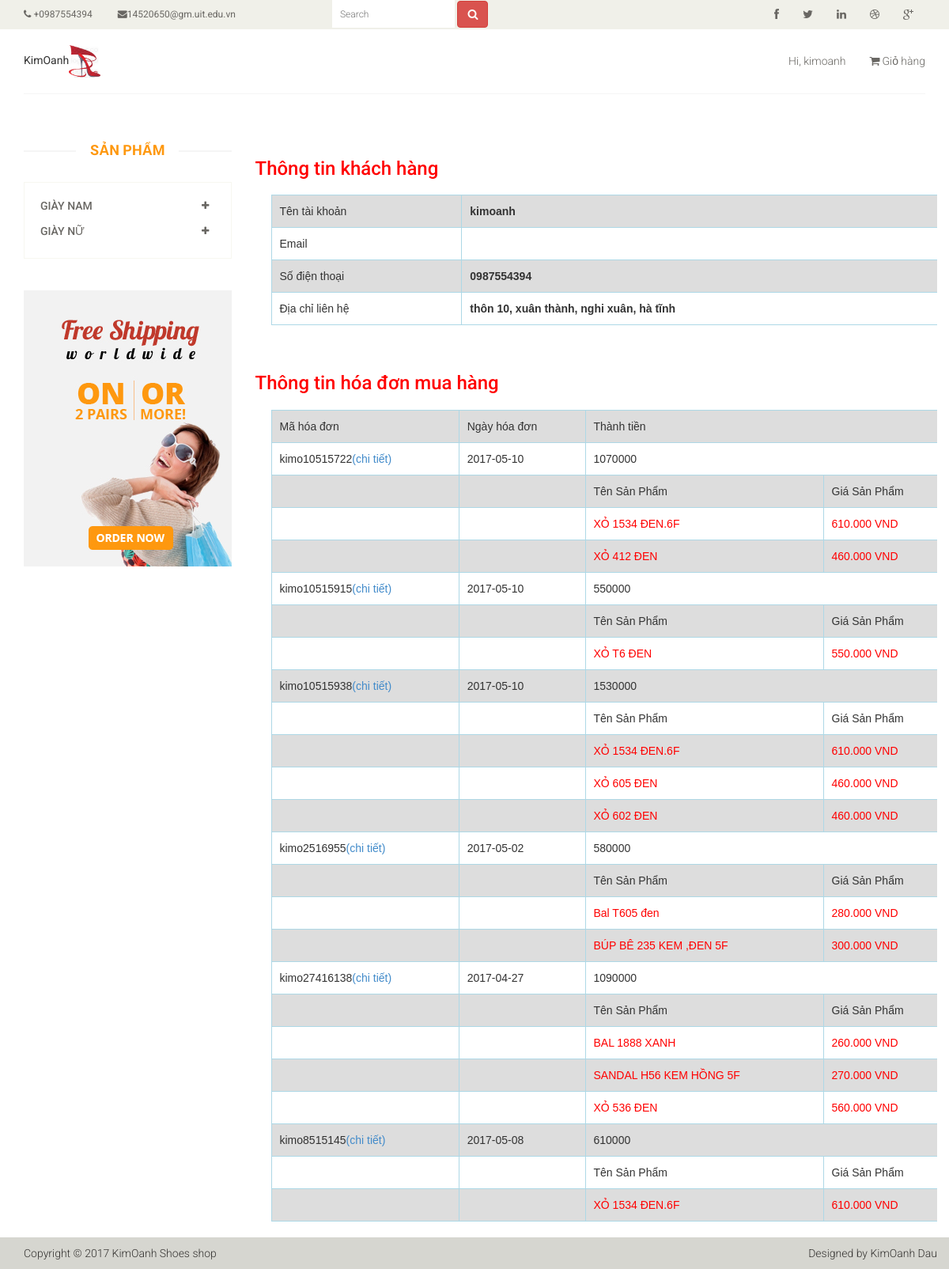
The page /upload/consumer.php (signed in) on the database its author committed.
### tables this page shows
CREATE TABLE `khachhang` (
  `TenKhachHang` varchar(50) NOT NULL,
  `MatKhau` varchar(20) NOT NULL,
  `SoDienThoai` varchar(11) DEFAULT NULL,
  `DiaChi` varchar(50) DEFAULT NULL,
  `Email` varchar(30) DEFAULT NULL
);

CREATE TABLE `hoadon` (
  `MaHoaDon` char(14) NOT NULL,
  `NgayHoaDon` date NOT NULL,
  `TenKhachHang` varchar(50) NOT NULL,
  `ThanhTien` int(11) NOT NULL
);

CREATE TABLE `chitiethoadon` (
  `MaHoaDon` char(14) NOT NULL,
  `MaSanPham` char(10) NOT NULL,
  `SoLuong` int(11) NOT NULL
);

CREATE TABLE `sanpham` (
  `MaSanPham` char(10) NOT NULL,
  `TenSanPham` varchar(30) NOT NULL,
  `GiaSanPham` int(7) NOT NULL,
  `LoaiSanPham` varchar(3) NOT NULL,
  `KieuSanPham` varchar(20) NOT NULL,
  `HinhAnh` varchar(100) NOT NULL
);

### upload/consumer.php (the view, shortened to what this page needs)
<?php
	require 'database_config.php';
	$sql = "SELECT TenKhachHang, Email, SoDienThoai, DiaChi FROM khachhang WHERE TenKhachHang = '".$_SESSION['username_login']."'";
	$result = $conn->query($sql);
	$row = $result->fetch_assoc();
?>
	<h3 style="color:red;">Thông tin khách hàng</h3>
	<table>
		<tr>
			<td>Tên tài khoản</td> <th><?php echo $row['TenKhachHang'];?></th>
		</tr>
		<tr>
			<td>Email</td>
			<th><?php echo $row['Email']; ?></th>
		</tr>
		<tr>
			<td>Số điện thoại</td>
			<th><?php echo $row['SoDienThoai']; ?></th>
		</tr>
		<tr>
			<td>Địa chỉ liên hệ</td>
			<th><?php echo $row['DiaChi']; ?></th>
		</tr>
	</table>
	<br>
	<h3 style="color:red;">Thông tin hóa đơn mua hàng</h3>
	<table>
		<tr>
			<td>Mã hóa đơn</td> <td>Ngày hóa đơn</td><td colspan='2'>Thành tiền</td>
		</tr>
		<?php
		$sql ="SELECT MaHoaDon, NgayHoaDon, ThanhTien FROM hoadon WHERE TenKhachHang = '".$_SESSION['username_login']."'";
		$result	 = $conn->query($sql);
		while($row = $result->fetch_assoc()){
			$mahoadon = $row['MaHoaDon'];
			echo "<tr>";
			echo "<td>".$row['MaHoaDon']."<a href='#' id='$mahoadon' onclick='detail($mahoadon)'>(chi tiết)</a></td>";
			echo "<td>".$row['NgayHoaDon']."</td>";
			echo "<td colspan='2'>".$row['ThanhTien']."</td>";
			echo "</tr>";
			echo "<tr class='$mahoadon detail'><td></td><td></td><td>Tên Sản Phẩm</td><td>Giá Sản Phẩm</td></tr>";
				$sql = "SELECT chitiethoadon.MaHoaDon, NgayHoaDon, chitiethoadon.MaSanPham, TenSanPham, SoLuong, GiaSanPham, ThanhTien
					FROM hoadon
					INNER JOIN chitiethoadon ON hoadon.MaHoaDon = chitiethoadon.MaHoaDon
					INNER JOIN sanpham ON sanpham.MaSanPham = chitiethoadon.MaSanPham
					WHERE TenKhachHang = '".$_SESSION['username_login']."' and chitiethoadon.MaHoaDon = '$mahoadon'";
				$result1= $conn->query($sql);
				while($row1 = $result1->fetch_assoc()){
					echo "<tr class='$mahoadon detail' style='color:red'>";
					echo "<td></td>";
					echo "<td></td>";
					echo "<td>".$row1['TenSanPham']."</td>";
					echo "<td>".$row1['GiaSanPham'].".000 VND</td>";
					echo "</tr>";
				}
		}
		?>
	</table>

### css/main.css (style rules this page uses)
body { font-family: 'Roboto', sans-serif; background:; position: relative; font-weight:400px; }
ul li { list-style: none; }
a { -webkit-transition: 300ms; -moz-transition: 300ms; -o-transition: 300ms; transition: 300ms; }
h1, h2, h3, h4, h5, h6 { font-family: 'Roboto', sans-serif; }
.header_top { background: none repeat scroll 0 0 #F0F0E9; }
.contactinfo ul li:first-child { margin-left: -15px; }
.contactinfo ul li a { font-size: 12px; color: #696763; font-family: 'Roboto', sans-serif; }
.social-icons ul li a { border: 0 none; border-radius: 0; color: #696763; padding:0px; }
.social-icons ul li { display:inline-block; }
.social-icons ul li a i { padding: 11px 15px; transition: all 0.9s ease 0s; -moz-transition: all 0.9s ease 0s; -webkit-transition: all 0.9s ease 0s; -o-transition: all 0.9s ease 0s; }
.header-middle .container .row { border-bottom: 1px solid #f5f5f5; margin-left: 0; margin-right: 0; padding-bottom: 20px; padding-top: 20px; }
.header-middle .container .row .col-sm-4 { padding-left: 0; }
.header-middle .container .row .col-sm-8 { padding-right:0; }
.shop-menu ul li { display:inline-block; padding-left: 15px; padding-right: 15px; }
.shop-menu ul li:last-child { padding-right: 0; }
.shop-menu ul li a { background: #FFFFFF; color: #696763; font-family: 'Roboto', sans-serif; font-size: 14px; font-weight: 300; padding:0; padding-right: 0; margin-top: 10px; }
.shop-menu ul li a i { margin-right:3px; }
.header-bottom { padding-bottom: 30px; padding-top: 30px; }
.search_box input { background: #F0F0E9; border: medium none; color: #B2B2B2; font-family: 'roboto'; font-size: 12px; font-weight: 300; height: 35px; outline: medium none; padding-left: 10px; width: 155px; background-image: url(../images/home/searchicon.png); background-repeat: no-repeat; background-position: 130px; }
#footer { background: #F0F0E9; }
.footer-bottom { background: #D6D6D0; padding-top: 10px; }
.footer-bottom p { color: #363432; font-family: 'Roboto', sans-serif; font-weight: 300; margin-left: 15px; }
.category-products { border: 1px solid #F7F7F0; margin-bottom: 35px; padding-bottom: 20px; padding-top: 15px; }
.left-sidebar h2, .brands_products h2 { color: #FE980F; font-family: 'Roboto', sans-serif; font-size: 18px; font-weight: 700; margin: 0 auto 30px; text-align: center; text-transform: uppercase; position: relative; z-index:3; }
.left-sidebar h2:after, h2.title:after { content: " "; position: absolute; border: 1px solid #f5f5f5; bottom:8px; left: 0; width: 100%; height: 0; z-index: -2; }
.left-sidebar h2:before { content: " "; position: absolute; background: #fff; bottom: -6px; width: 130px; height: 30px; z-index: -1; left: 50%; margin-left: -65px; }
.category-products .panel { background-color: #FFFFFF; border: 0px; border-radius: 0px; box-shadow:none; margin-bottom: 0px; }
.category-products .panel-default .panel-heading { background-color: #FFFFFF; border: 0 none; color: #FFFFFF; padding: 5px 20px; }
.category-products .panel-default .panel-heading .panel-title a { color: #696763; font-family: 'Roboto', sans-serif; font-size: 14px; text-decoration: none; text-transform: uppercase; }
.category-products .badge { background:none; border-radius: 10px; color: #696763; display: inline-block; font-size: 12px; font-weight: bold; line-height: 1; min-width: 10px; padding: 3px 7px; text-align: center; vertical-align: baseline; white-space: nowrap; }
.shipping { background-color: #F2F2F2; margin-top: 40px; overflow: hidden; padding-top: 20px; position: relative; }
.padding-right { padding-right: 0; }
.features_items { overflow:hidden; }
a, a:visited, a:active { text-decoration:none; }

### upload/consumer.php (style rules this page uses)
table { font-family: arial, sans-serif; border-collapse: collapse; width: 100%; }
table, td, th { border: 1px solid lightblue; padding: 10px; margin: 20px; }
tr:nth-child(odd) { background-color: #dddddd; }

### rows shown on the page
khachhang: TenKhachHang "kimoanh", SoDienThoai "0987554394", DiaChi "thôn 10, xuân thành, nghi xuân, hà tĩnh"
hoadon: MaHoaDon "kimo10515722", NgayHoaDon "2017-05-10", ThanhTien "1070000"
chitiethoadon: MaSanPham.TenSanPham "XỎ 1534 ĐEN.6F", MaSanPham.GiaSanPham "610"
chitiethoadon: MaSanPham.TenSanPham "XỎ 412 ĐEN", MaSanPham.GiaSanPham "460"
hoadon: MaHoaDon "kimo10515915", NgayHoaDon "2017-05-10", ThanhTien "550000"
chitiethoadon: MaSanPham.TenSanPham "XỎ T6 ĐEN", MaSanPham.GiaSanPham "550"
hoadon: MaHoaDon "kimo10515938", NgayHoaDon "2017-05-10", ThanhTien "1530000"
chitiethoadon: MaSanPham.TenSanPham "XỎ 1534 ĐEN.6F", MaSanPham.GiaSanPham "610"
chitiethoadon: MaSanPham.TenSanPham "XỎ 605 ĐEN", MaSanPham.GiaSanPham "460"
chitiethoadon: MaSanPham.TenSanPham "XỎ 602 ĐEN", MaSanPham.GiaSanPham "460"
hoadon: MaHoaDon "kimo2516955", NgayHoaDon "2017-05-02", ThanhTien "580000"
chitiethoadon: MaSanPham.TenSanPham "Bal T605 đen", MaSanPham.GiaSanPham "280"
chitiethoadon: MaSanPham.TenSanPham "BÚP BÊ 235 KEM ,ĐEN 5F", MaSanPham.GiaSanPham "300"
hoadon: MaHoaDon "kimo27416138", NgayHoaDon "2017-04-27", ThanhTien "1090000"
chitiethoadon: MaSanPham.TenSanPham "BAL 1888 XANH", MaSanPham.GiaSanPham "260"
chitiethoadon: MaSanPham.TenSanPham "SANDAL H56 KEM HỒNG 5F", MaSanPham.GiaSanPham "270"
chitiethoadon: MaSanPham.TenSanPham "XỎ 536 ĐEN", MaSanPham.GiaSanPham "560"
hoadon: MaHoaDon "kimo8515145", NgayHoaDon "2017-05-08", ThanhTien "610000"
chitiethoadon: MaSanPham.TenSanPham "XỎ 1534 ĐEN.6F", MaSanPham.GiaSanPham "610"
